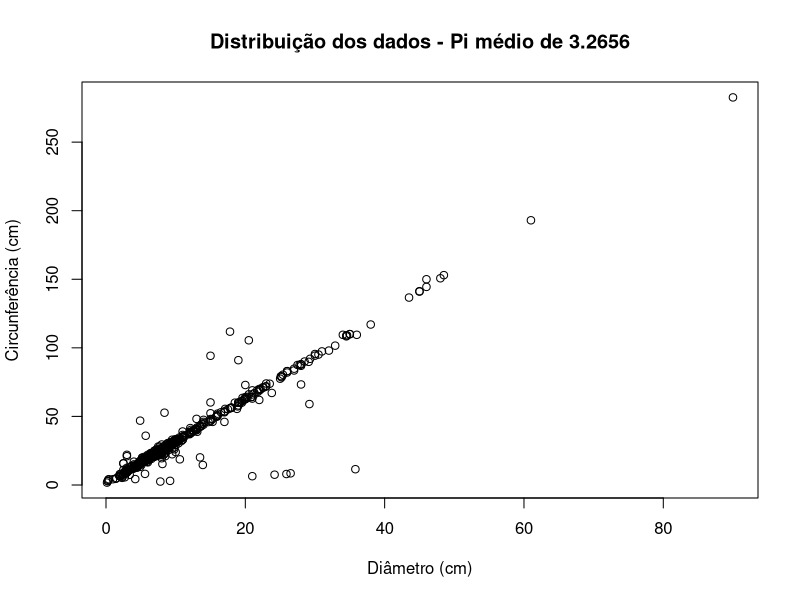
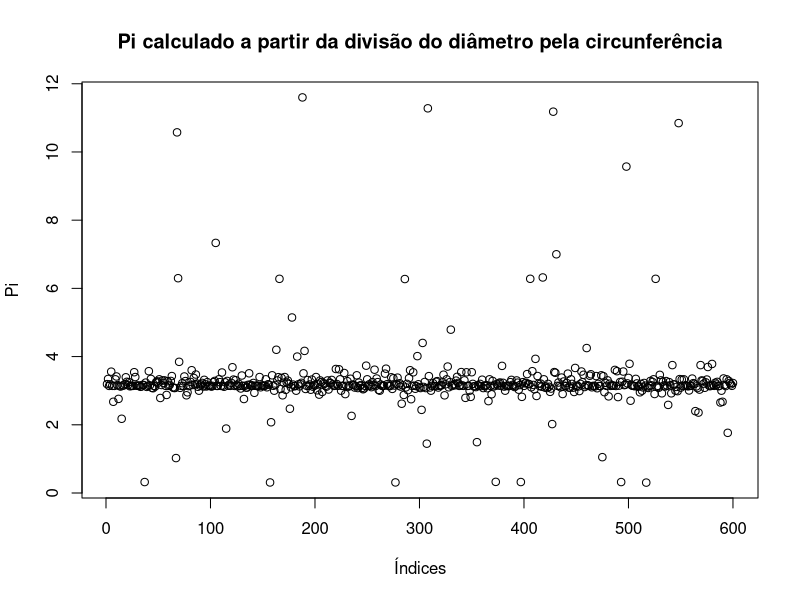

The R script that drew these images, in order: (Note: this script raises an error after producing the figures.)
#################################################################
## AO PREENCHER ESSE CABEÇALHO COM O MEU NOME E O MEU NÚMERO USP,
## DECLARO QUE SOU O ÚNICO AUTOR E RESPONSÁVEL POR ESSE PROGRAMA.
## TODAS AS PARTES ORIGINAIS DESSE EXERCÍCIO PROGRAMA (EP) FORAM
## DESENVOLVIDAS E IMPLEMENTADAS POR MIM SEGUINDO AS INSTRUÇÕES
## DESSE EP E QUE PORTANTO NÃO CONSTITUEM DESONESTIDADE
## ACADÊMICA OU PLÁGIO.
## DECLARO TAMBÉM QUE SOU RESPONSÁVEL POR TODAS AS CÓPIAS
## DESSE PROGRAMA E QUE EU NÃO DISTRIBUI OU FACILITEI A
## SUA DISTRIBUIÇÃO. ESTOU CIENTE QUE OS CASOS DE PLÁGIO E
## DESONESTIDADE ACADÊMICA SERÃO TRATADOS SEGUNDO OS CRITÉRIOS
## DIVULGADOS NA PÁGINA DA DISCIPLINA.
## ENTENDO QUE EPS SEM ASSINATURA NÃO SERÃO CORRIGIDOS E,
## AINDA ASSIM, PODERÃO SER PUNIDOS POR DESONESTIDADE ACADÊMICA.

## Nome :
## NUSP :
## Turma:
## Prof.: Roberto Hirata Jr.

## Referências: 
### https://stackoverflow.com/questions/40721960/insertion-sort-algorithm-in-r
### https://www.comp.nus.edu.sg/~stevenha/cs1020e/lectures/L10%20-%20Sorting.pdf
#################################################################

## Programa
## Exercício 1
### Leitura dos dados
data <- read.csv('MAC0113-EP1.csv', sep=';')

### Printando as cinco primeiras linhas
head(data)

## Exercício 2
### Definindo o vetor de circunferência
circunferencia <- data[,2]

### Definindo o vetor de diâmetro
diametro <- data[,3]

## Exercício 3
### Cálculo do pi de acordo com a fórmula: pi = circunferência / diâmetro
meupi <- c() # vetor  vazio

i <- 1       # contador

len_observacoes <- length( circunferencia ) # quantidade de linhas na tabela

while ( i <  len_observacoes + 1 ){    # +1 para incluir o elemento na posição 600
  
  meupi <- c( meupi, circunferencia[i] / diametro[i] ) # aplicação da fórmula e adicionando ao vetor inicialmente vazio 
  
  i = i + 1  # somando 1 ao contador para evitar looping infinito
  
}

### Printando o resultado
cat('Vetor meupi:', meupi)

### Verificando se calculou para todas as linhas
cat('Tamanhos iguais? TRUE ou FALSE? É' ,
    length ( meupi ) == length ( circunferencia ) )

## Exercício 4
### Cálculo a soma da variável meupi
soma <- 0   # soma em zero para ir somando os valores de meupi depois
n <- 1      # contador

while ( n < len_observacoes + 1){
  
  soma <- soma + meupi[n]       # agregando cada elemento de meupi 
  
  n <- n + 1                    # atualizando o contador
}

### Calculando o piMedio: (1 / número de observações ) * soma 
piMedio <- ( 1 / len_observacoes ) * soma

# Printando o piMedio
cat('Valor do piMedio:', piMedio)

## Exercício 5
soma_desvio_ao_quadrado <- 0   # vai ser o numerador da fórmula dada
p = 1                          # contador

while ( p < len_observacoes + 1) {
  
  soma_desvio_ao_quadrado <- soma_desvio_ao_quadrado + ( ( meupi[p] - piMedio )^2 )
  
  p <- p + 1
  
}

### Cálculo do piVar: (1 / (N - 1)) * Soma ( meupi[i] - piMedio)^2
piVar <- ( 1 / (len_observacoes - 1) ) * soma_desvio_ao_quadrado

### Printando o piVar
cat('Valor do piVar:', piVar)

## Exercício 6
### Gráfico da circunferência em função do diâmetro
#### valores muito altos! a variância chega perto de 1, isso explica o pi
#### com uma diferença de 0.1241 (3.2656 - 3.1415).

plot(x = diametro,               # abscissa
     y = circunferencia,         # coordenada
     ylab = 'Circunferência (cm)', 
     xlab = 'Diâmetro (cm)',
     main = 'Distribuição dos dados - Pi médio de 3.2656')

## Exercício 7
### Há muitas dispersões do pi, pra cima e pra baixo, tem pi que chega a 
### valores de quase 12, um desvio de quase 8 da média
plot(meupi, 
     ylab='Pi',
     xlab = 'Índices', 
     main = 'Pi calculado a partir da divisão do diâmetro pela circunferência')


## Exercício 8 
### Se usar a mediana, evita a influência da variância nos dados
### Primeiro foi utilizado um algortimo de ordenação dos vetores para poder
### calcular a mediana a partir dos dados ordenados em ordem crescente
meupi_ordenado <- c()

for (j in 2:len_observacoes) {     # começa do segundo elemento
  proximo = meupi[j]                     
  m = j - 1                        # define m sendo o elemento anterior ao j
  
  while (m > 0 && A[m] > proximo) {    # enquanto o elemento anterior for maior que zero
                                   # e maior que o elemento posterior    
    
    meupi_ordenado[(m + 1)] = A[m] # insere no vetor meupi_ordenado esse elemento
                                   # na posição posterior a dele (m + 1)
    m = m - 1 
  }
  meupi_ordenado[(m + 1)] = proximo # se o elemento for menor que zero ou maior
                                    # que o elemento anterior, ele está no lugar certo
}

### Como o tamanho das observações é par, pega-se os dois elmentos medianos
### na posição 300 e 301, soma e divide por 2 (faz a média deles)
medianaUm <- meupi_ordenado[len_observacoes / 2]
medianaDois <- meupi_ordenado[len_observacoes / 2 + 1]
piMediano <- (medianaUm + medianaDois) / 2

cat('Valor do piMediano:', piMediano)
